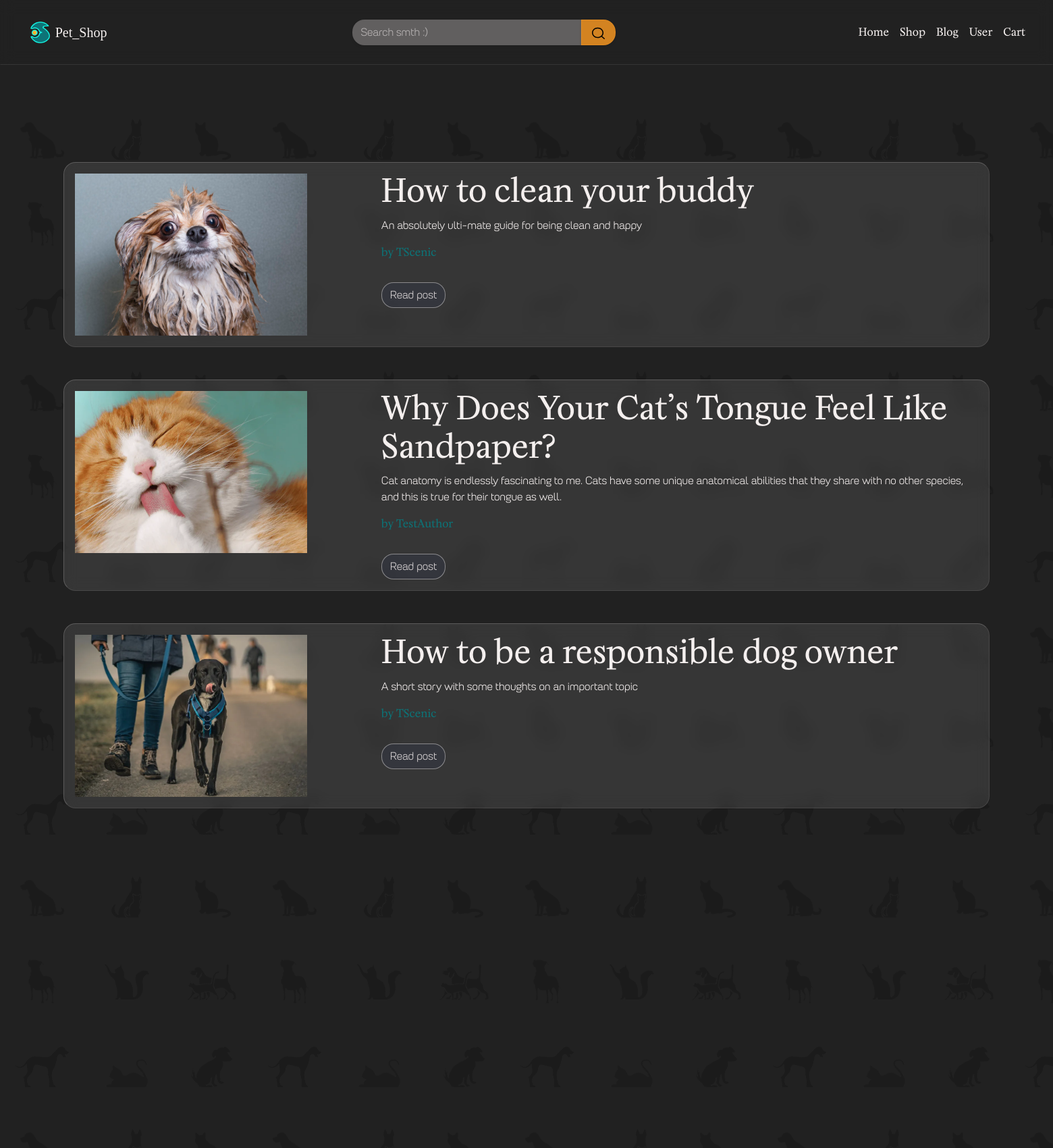
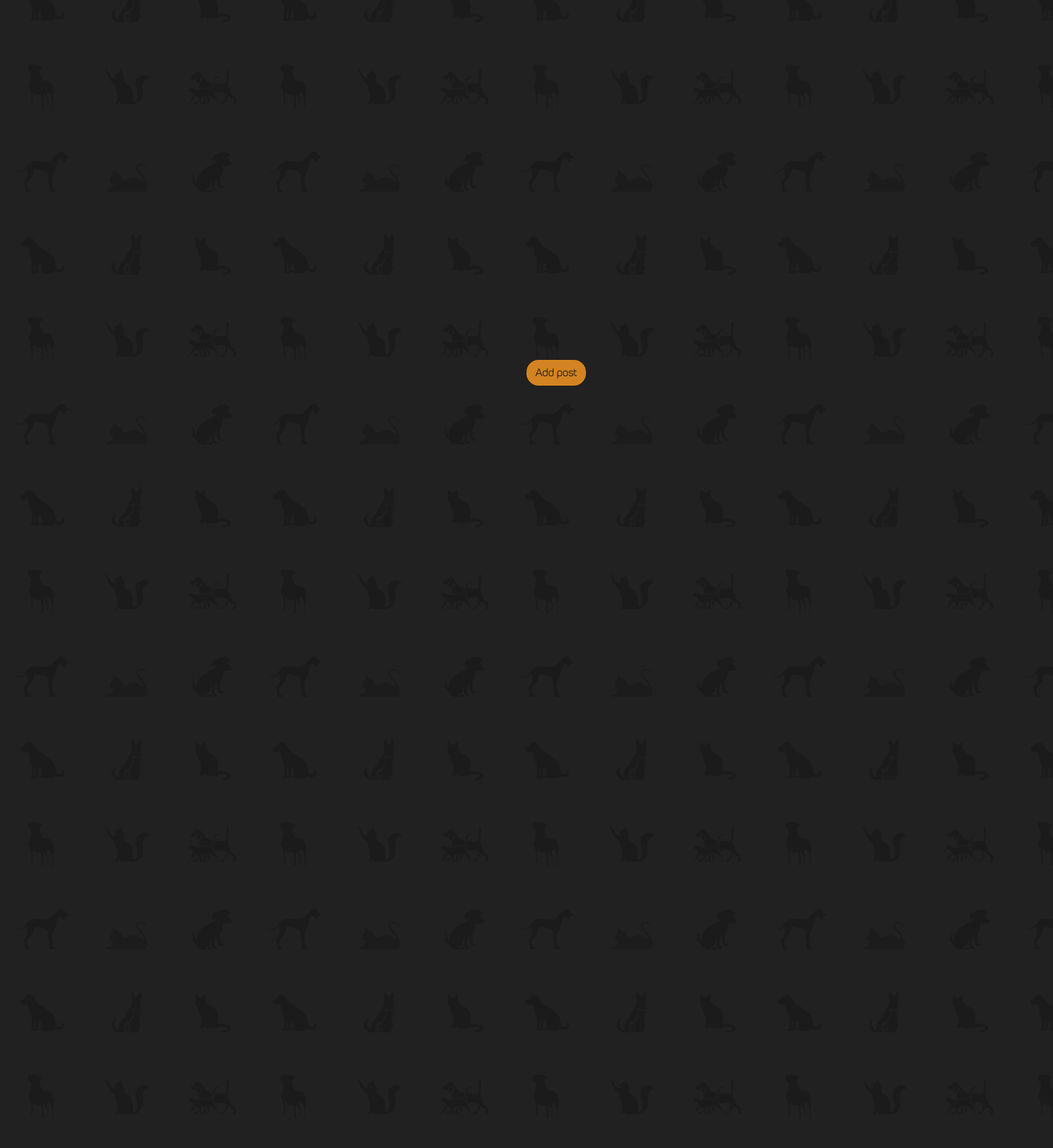
Screenshot of /blog/ (upper part) with the database file from the repository (2 pictures, top to bottom).
### Blog/models.py (models this page shows, shortened)
class Post(models.Model):
    class Status(models.IntegerChoices):
        DRAFT = 0, 'Draft'
        PUBLISHED = 1, 'Published'
    author = models.ForeignKey(User, on_delete=models.CASCADE, related_name='author')
    title = models.CharField(max_length=50, db_index=True)
    slug = models.SlugField(max_length=75, unique=True, db_index=True, verbose_name='URL')
    main_photo = models.ImageField(upload_to='blog_photos/%Y/%m/%d',
                                   blank=True, verbose_name='Main photo')
    summary = models.TextField(max_length=255, db_index=True)
    content = models.TextField(db_index=True)
    time_create = models.DateTimeField(auto_now_add=True)
    time_updated = models.DateTimeField(auto_now=True)
    is_published = models.BooleanField(default=False)
    tags = models.ManyToManyField('PostTag', blank=True, related_name='tags')
    objects = models.Manager()
    published = PublishedManager()
    class Meta:
        ordering = ['-time_create']
        indexes = [
            models.Index(fields=['-time_create'])
        ]

### User/models.py (models this page shows, shortened)
class User(AbstractUser):
    profile_photo = models.ImageField(upload_to='avatars/%Y/%m/%d', blank=True,
                                      default='Images/default_avatar.webp',
                                      verbose_name='Avatar')
    user_slug = models.SlugField(unique=True)

### Blog/views.py (the view)
# urls.py: path('blog/', views.BlogView.as_view(), name='blog_main'),
class BlogView(ListView):
    template_name = 'Blog/Blog.html'
    extra_context = {
        'title': 'Pet Blog'
    }
    allow_empty = False
    paginate_by = 4
    def get_queryset(self):
        return get_published_posts()

### Blog/services.py (called while the page is built)
def get_published_posts():
    return Post.objects.filter(is_published=True)

### Blog/templates/Blog/Blog.html (shortened to what this page needs)
{% extends 'base.html' %}
{% block content %}
    <div class="main_container min-vh-100 mt-5">
        <div class="main_block mt-5 mb-5">
            {% for p in object_list %}
                <div class="clearfix back-drop blog_post p-3 mt-5">
                    <div class="row">
                        <div class="col-4">
                            {% if p.main_photo %}
                                <img src="{{ p.main_photo.url }}" width="80%" style="max-height: 15rem; object-fit: cover" alt="">
                            {% endif %}
                        </div>
                        <div class="col-8 position-relative">
                            <h2>{{ p.title }}</h2>
                            <p>{{ p.summary }}</p>
                            <p class="a_like">by <a href="../author/{{ p.author.user_slug }}">{{ p.author }}</a></p>
                            <a class="btn mt-3" href="{{ p.slug }}">Read post</a>
                        </div>
                    </div>
                </div>
            {% endfor %}
        </div>
    </div>
{% endblock %}
{% block button %}
    <a href="add_post/" class="btn btn-primary add_post_btn">Add post</a>
{% endblock %}

### static/css/skin_default.css (style rules this page uses)
body { background-color: #212121; color: rgb(244, 239, 238); }
h2 { color: rgb(244, 239, 238); }
a { color: rgba(13, 115, 119, 1) }
.back-drop { backdrop-filter: blur(10px); }
.blog_post { background-color: rgba(244, 239, 238, 0.1); border-top-color: rgba(244, 239, 238, 0.2); border-left-color: rgba(244, 239, 238, 0.2); border-right-color: rgba(244, 239, 238, 0.1); border-bottom-color: rgba(244, 239, 238, 0.1); }
.a_like { color: rgba(13, 115, 119, 1) }
.btn { --bs-btn-color: rgba(244, 239, 238, .85); --bs-btn-bg: rgba(41, 58, 128, .1); --bs-btn-border-color: rgba(244, 239, 238, .45); --bs-btn-hover-bg: rgba(83, 126, 197, .05); --bs-btn-hover-color: #D2FFFA; --bs-btn-hover-border-color: rgba(244, 239, 238, .45); --bs-btn-active-color: rgba(244, 239, 238, .45); --bs-btn-active-bg: rgba(41, 58, 128, .2); --bs-btn-disabled-bg: none; --bs-btn-disabled-color: rgba(41, 58, 128); --bs-btn-disabled-border-color: rgba(41, 58, 128); border-radius: 1.125rem; }
.btn-primary { background-color: rgba(243, 148, 34, 0.85); --bs-btn-color: #101010; --bs-btn-bg: rgba(243, 148, 34, .85); --bs-btn-hover-bg: rgba(243, 148, 34, .75); --bs-btn-border-color: rgba(243, 148, 34, .45); --bs-btn-hover-color: #101010; --bs-btn-hover-border-color: rgba(244, 239, 238, .45); --bs-btn-active-color: #101010; --bs-btn-active-bg: rgba(243, 148, 34); --bs-btn-active-border-color: rgba(243, 148, 34, .25); --bs-btn-disabled-bg: none; --bs-btn-disabled-color: rgba(243, 148, 34, .55); --bs-btn-disabled-border-color: rgba(243, 148, 34, .55); }

### rows the page displays
Post: main_photo (picture), title "How to clean your buddy", summary "An absolutely ulti-mate guide for being clean and happy", author "TScenic"
Post: main_photo (picture), title "Why Does Your Cat’s Tongue Feel Like Sandpaper?", summary "Cat anatomy is endlessly fascinating to me. Cats have some unique anatomical abilities that they share with no other species, and this is true for their tongue as well.", author "TestAuthor"
Post: main_photo (picture), title "How to be a responsible dog owner", summary "A short story with some thoughts on an important topic", author "TScenic"
